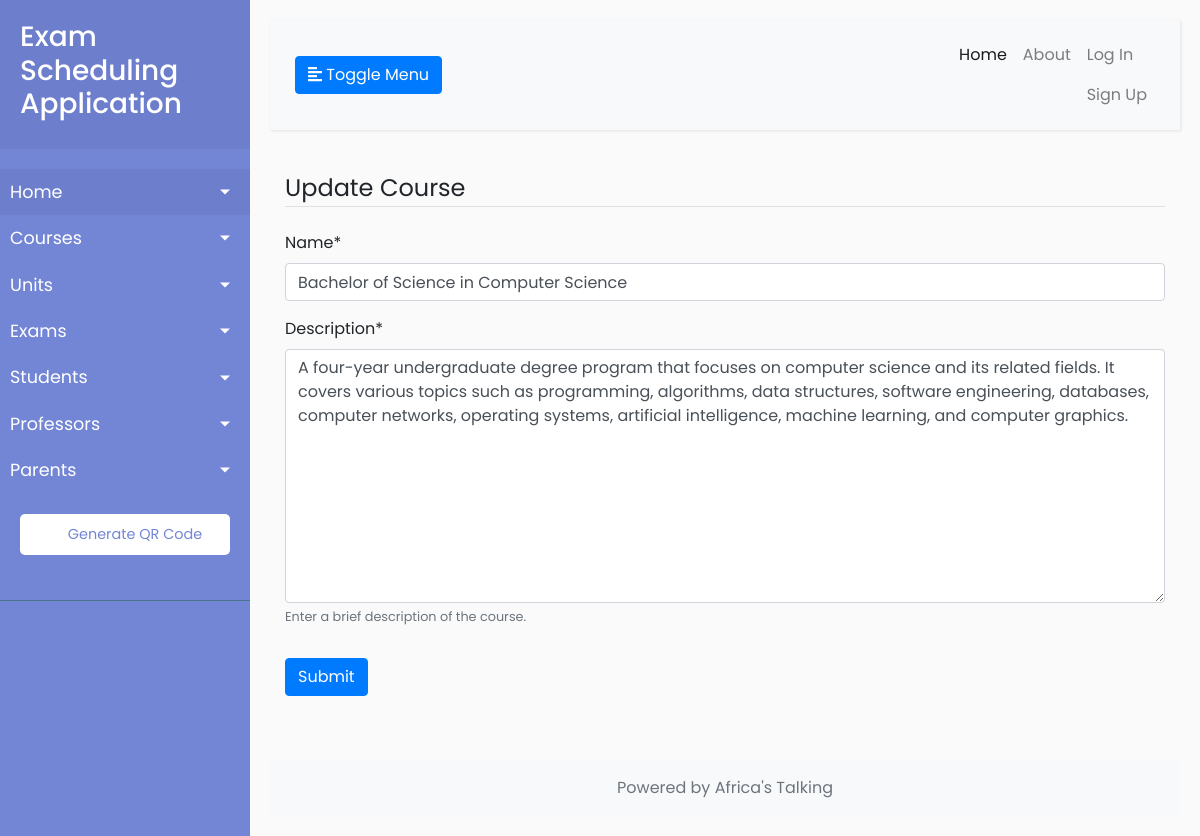
Screenshot of /course/6/update/ with the database file from the repository.
### exams/models.py (models this page shows, shortened)
class Course(models.Model):
    name = models.CharField(max_length=100)
    description = models.TextField(max_length=1000, help_text="Enter a brief description of the course.")
    class Meta:
        verbose_name = "Course"
        verbose_name_plural = "Courses"

### exams/views.py (the view, shortened to what this page needs)
# urls.py: path('course/<int:pk>/update/', CourseUpdateView.as_view(), name='courses-update'),
class CourseUpdateView(UpdateView):
    model = Course
    fields = ['name', 'description']
    template_name = 'exams/courses_detail.html'
    def get_context_data(self, **kwargs):
        context = super().get_context_data(**kwargs)
        context['table_title'] = 'Update Course'
        return context

### exams/templates/exams/courses_detail.html (shortened to what this page needs)
{% extends 'exams/base.html' %}
{% load crispy_forms_tags %}
{% block content %}
    <div class="content-section">
        <form method="post">
            <fieldset class="form-group">
                <legend class="border-bottom mb-4">{{ table_title }}</legend>
                {{ form|crispy }}
            </fieldset>
            <div class="form-group mt-2">
                <button class="btn btn-primary" type="submit">Submit</button>
            </div>
        </form>
    </div>
{% endblock content%}

### exams/static/exams/CSS/main.css (style rules this page uses)
body { font-family: 'Poppins', sans-serif; background: #fafafa; }

### rows the page displays
Course: name "Bachelor of Science in Computer Science", description "A four-year undergraduate degree program that focuses on computer science and its related fields. It covers various topics such as programming, algorithms, data structures, software engineering, databases, computer networks, operating systems, artificial intelligence, machine learning, and computer graphics."

### other values shown
{{ table_title }} "Update Course"
